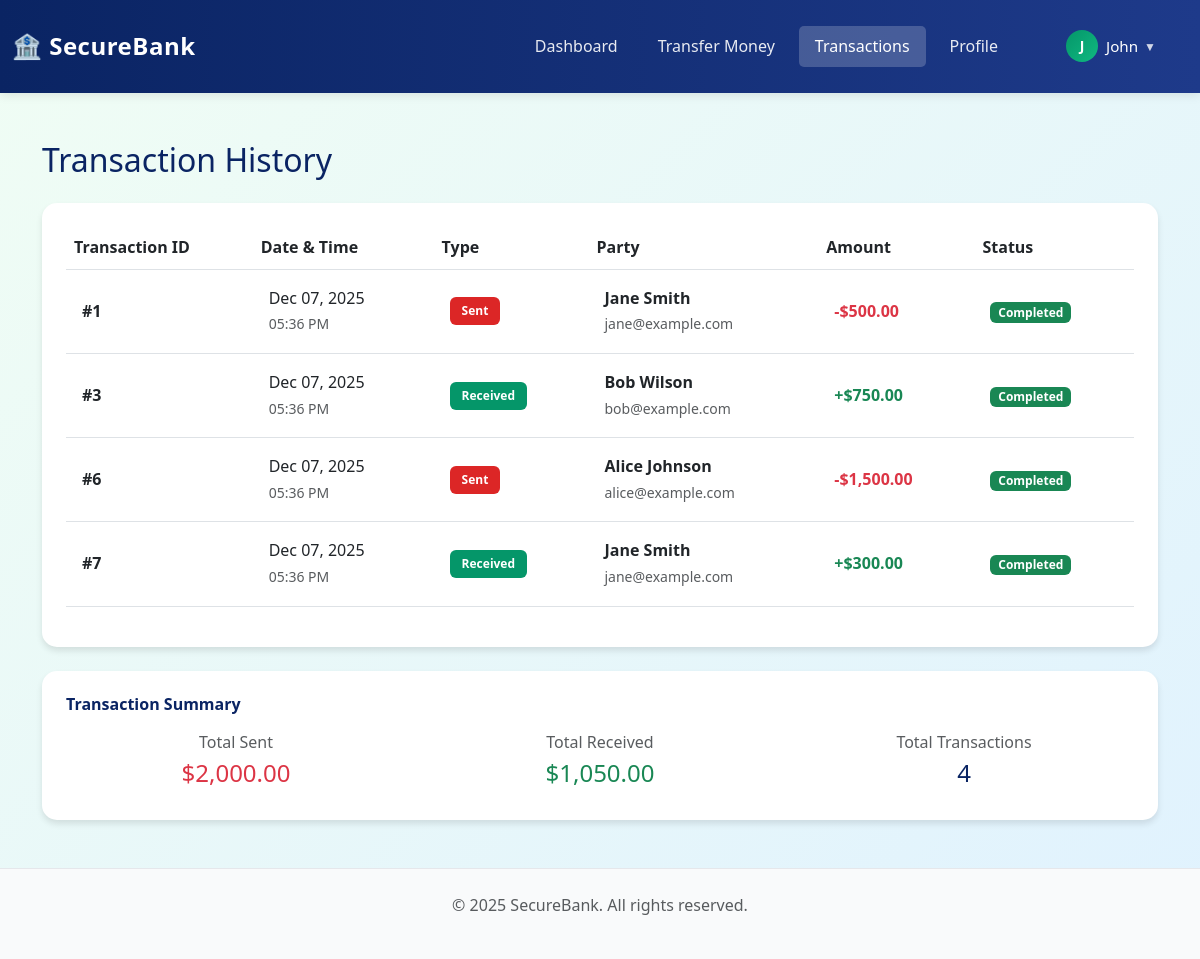
The page /customer/transactions.php (signed in) on the database its author committed.
### tables this page shows
CREATE TABLE transactions (
    trans_id INT AUTO_INCREMENT PRIMARY KEY,
    sender_id INT NOT NULL,
    receiver_id INT NOT NULL,
    amount DECIMAL(15, 2) NOT NULL,
    description VARCHAR(255) DEFAULT NULL,
    timestamp TIMESTAMP DEFAULT CURRENT_TIMESTAMP,
    FOREIGN KEY (sender_id) REFERENCES users(user_id) ON DELETE CASCADE,
    FOREIGN KEY (receiver_id) REFERENCES users(user_id) ON DELETE CASCADE,
    INDEX idx_sender (sender_id),
    INDEX idx_receiver (receiver_id),
    INDEX idx_timestamp (timestamp)
);

CREATE TABLE users (
    user_id INT AUTO_INCREMENT PRIMARY KEY,
    name VARCHAR(100) NOT NULL,
    email VARCHAR(100) UNIQUE NOT NULL,
    password_hash VARCHAR(255) NOT NULL,
    role ENUM('Admin', 'Customer') DEFAULT 'Customer',
    created_at TIMESTAMP DEFAULT CURRENT_TIMESTAMP,
    updated_at TIMESTAMP DEFAULT CURRENT_TIMESTAMP ON UPDATE CURRENT_TIMESTAMP,
    INDEX idx_email (email),
    INDEX idx_role (role)
);

### customer/transactions.php (the view, shortened to what this page needs)
<?php
$conn = getDBConnection();
$firstName = explode(' ', $_SESSION['name'])[0];
$stmt = $conn->prepare("
    SELECT t.*,
           sender.name as sender_name,
           receiver.name as receiver_name,
           sender.email as sender_email,
           receiver.email as receiver_email
    FROM transactions t
    JOIN users sender ON t.sender_id = sender.user_id
    JOIN users receiver ON t.receiver_id = receiver.user_id
    WHERE t.sender_id = ? OR t.receiver_id = ?
    ORDER BY t.timestamp DESC
");
$stmt->bind_param("ii", $_SESSION['user_id'], $_SESSION['user_id']);
$stmt->execute();
$transactions = $stmt->get_result();
?>
<!DOCTYPE html>
<html lang="en">
<head>
    <link href="https://cdn.jsdelivr.net/npm/bootstrap@5.3.0/dist/css/bootstrap.min.css" rel="stylesheet">
    <link rel="stylesheet" href="../assets/css/custom.css">
</head>
<body>
    <nav class="navbar navbar-expand-lg navbar-dark navbar-custom">
        <div class="container-fluid">
            <a class="navbar-brand fw-bold" href="dashboard.php">🏦 SecureBank</a>
            <div class="collapse navbar-collapse" id="navbarNav">
                <ul class="navbar-nav ms-auto align-items-center">
                    <li class="nav-item">
                        <a class="nav-link" href="dashboard.php">Dashboard</a>
                    </li>
                    <li class="nav-item">
                        <a class="nav-link" href="transfer.php">Transfer Money</a>
                    </li>
                    <li class="nav-item">
                        <a class="nav-link active" href="transactions.php">Transactions</a>
                    </li>
                    <li class="nav-item">
                        <a class="nav-link" href="profile.php">Profile</a>
                    </li>
                    <li class="nav-item dropdown user-profile-menu ms-3">
                        <a class="nav-link dropdown-toggle p-0" href="#" id="userDropdown" role="button"
                           data-bs-toggle="dropdown" aria-expanded="false" style="text-decoration: none;">
                            <span class="user-display">
                                <span class="user-avatar"><?php echo strtoupper(substr($firstName, 0, 1)); ?></span>
                                <span><?php echo htmlspecialchars($firstName); ?></span>
                                <span class="dropdown-arrow">▼</span>
                            </span>
                        </a>
                    </li>
                </ul>
            </div>
        </div>
    </nav>
    <div class="container mt-5">
        <h2 class="mb-4" style="color: var(--primary-blue);">Transaction History</h2>
        <div class="card card-custom">
            <div class="card-body">
                <div class="table-responsive">
                    <table class="table table-hover">
                        <thead class="table-custom">
                            <tr>
                                <th>Transaction ID</th>
                                <th>Date & Time</th>
                                <th>Type</th>
                                <th>Party</th>
                                <th>Amount</th>
                                <th>Status</th>
                            </tr>
                        </thead>
                        <tbody>
                            <?php if ($transactions->num_rows > 0): ?>
                                <?php while ($trans = $transactions->fetch_assoc()): ?>
                                    <?php
                                    $is_sender = ($trans['sender_id'] == $_SESSION['user_id']);
                                    $type = $is_sender ? 'Sent' : 'Received';
                                    $party = $is_sender ? $trans['receiver_name'] : $trans['sender_name'];
                                    $badge_class = $is_sender ? 'badge-danger-custom' : 'badge-success-custom';
                                    $amount_prefix = $is_sender ? '-' : '+';
                                    $amount_class = $is_sender ? 'text-danger' : 'text-success';
                                    ?>
                                    <tr>
                                        <td><strong>#<?php echo $trans['trans_id']; ?></strong></td>
                                        <td><?php echo date('M d, Y', strtotime($trans['timestamp'])); ?><br>
                                            <small class="text-muted"><?php echo date('h:i A', strtotime($trans['timestamp'])); ?></small>
                                        </td>
                                        <td><span class="badge <?php echo $badge_class; ?>"><?php echo $type; ?></span></td>
                                        <td>
                                            <strong><?php echo htmlspecialchars($party); ?></strong><br>
                                            <small class="text-muted"><?php echo $is_sender ? htmlspecialchars($trans['receiver_email']) : htmlspecialchars($trans['sender_email']); ?></small>
                                        </td>
                                        <td class="<?php echo $amount_class; ?> fw-bold">
                                            <?php echo $amount_prefix; ?>$<?php echo number_format($trans['amount'], 2); ?>
                                        </td>
                                        <td><span class="badge bg-success">Completed</span></td>
                                    </tr>
                                <?php endwhile; ?>
                            <?php endif; ?>
                        </tbody>
                    </table>
                </div>
            </div>
        </div>
        <?php if ($transactions->num_rows > 0): ?>
            <div class="card card-custom mt-4">
                <div class="card-body">
                    <h6 class="fw-bold mb-3" style="color: var(--primary-blue);">Transaction Summary</h6>
                    <?php
                    $stmt = $conn->prepare("
                        SELECT
                            SUM(CASE WHEN sender_id = ? THEN amount ELSE 0 END) as total_sent,
                            SUM(CASE WHEN receiver_id = ? THEN amount ELSE 0 END) as total_received,
                            COUNT(*) as total_transactions
                        FROM transactions
                        WHERE sender_id = ? OR receiver_id = ?
                    ");
                    $stmt->bind_param("iiii", $_SESSION['user_id'], $_SESSION['user_id'], $_SESSION['user_id'], $_SESSION['user_id']);
                    $stmt->execute();
                    $summary = $stmt->get_result()->fetch_assoc();
                    ?>
                    <div class="row text-center">
                        <div class="col-md-4">
                            <p class="mb-1 text-muted">Total Sent</p>
                            <h4 class="text-danger">$<?php echo number_format($summary['total_sent'], 2); ?></h4>
                        </div>
                        <div class="col-md-4">
                            <p class="mb-1 text-muted">Total Received</p>
                            <h4 class="text-success">$<?php echo number_format($summary['total_received'], 2); ?></h4>
                        </div>
                        <div class="col-md-4">
                            <p class="mb-1 text-muted">Total Transactions</p>
                            <h4 style="color: var(--primary-blue);"><?php echo $summary['total_transactions']; ?></h4>
                        </div>
                    </div>
                </div>
            </div>
        <?php endif; ?>
    </div>
    <footer class="mt-5 py-4 text-center text-muted">
        <p>&copy; 2025 SecureBank. All rights reserved.</p>
    </footer>
</body>
</html>

### assets/css/custom.css (style rules this page uses)
:root { --primary-blue: #0a2463; --secondary-blue: #1e3a8a; --primary-green: #059669; --secondary-green: #10b981; --light-bg: #f0fdf4; --dark-text: #1f2937; --light-text: #6b7280; --success-color: #059669; --danger-color: #dc2626; --warning-color: #f59e0b; --info-color: #0284c7; }
* { margin: 0; padding: 0; box-sizing: border-box; }
body { font-family: 'Segoe UI', Tahoma, Geneva, Verdana, sans-serif; background: linear-gradient(135deg, var(--light-bg) 0%, #e0f2fe 100%); min-height: 100vh; color: var(--dark-text); line-height: 1.6; }
.navbar-custom { background: linear-gradient(90deg, var(--primary-blue) 0%, var(--secondary-blue) 100%); box-shadow: 0 2px 10px rgba(0, 0, 0, 0.1); padding: 1rem 0; }
.navbar-brand { font-size: 1.5rem; font-weight: 700; color: white !important; letter-spacing: 0.5px; }
.navbar-custom .nav-link { color: rgba(255, 255, 255, 0.9) !important; font-weight: 500; padding: 0.5rem 1rem !important; transition: all 0.3s ease; border-radius: 5px; margin: 0 0.25rem; }
.navbar-custom .nav-link.active { color: white !important; background: rgba(255, 255, 255, 0.2); }
.card-custom { border: none; border-radius: 15px; box-shadow: 0 4px 6px rgba(0, 0, 0, 0.1); transition: all 0.3s ease; background: white; overflow: hidden; }
.card-body { padding: 1.5rem; }
.table-hover tbody tr { transition: all 0.2s ease; }
.table td { vertical-align: middle; padding: 1rem; }
.badge-success-custom { background: var(--success-color); color: white; padding: 0.5rem 0.75rem; border-radius: 6px; font-weight: 600; }
.badge-danger-custom { background: var(--danger-color); color: white; padding: 0.5rem 0.75rem; border-radius: 6px; font-weight: 600; }
footer { background-color: #f9fafb; border-top: 1px solid #e5e7eb; margin-top: auto; }
.card-custom { animation: fadeIn 0.5s ease-out; }

### customer/transactions.php (style rules this page uses)
.user-profile-menu { position: relative; }
.user-avatar { width: 32px; height: 32px; border-radius: 50%; background: linear-gradient(135deg, #059669, #10b981); color: white; display: inline-flex; align-items: center; justify-content: center; font-weight: 600; font-size: 14px; margin-right: 8px; }
.user-display { color: white; font-weight: 500; font-size: 0.95rem; cursor: pointer; padding: 0.4rem 0.75rem; border-radius: 8px; transition: background 0.3s ease; display: inline-flex; align-items: center; }
.dropdown-arrow { margin-left: 6px; font-size: 0.75rem; opacity: 0.8; }
.navbar .dropdown-toggle::after { display: none; }

### rows shown on the page
transactions: trans_id "1", timestamp "Dec 07, 2025", timestamp "05:36 PM", sender "Sent", receiver.name "Jane Smith", receiver.email "jane@example.com", sender "-", amount "500.00"
transactions: trans_id "3", timestamp "Dec 07, 2025", timestamp "05:36 PM", sender "Received", sender.name "Bob Wilson", sender.email "bob@example.com", sender "+", amount "750.00"
transactions: trans_id "6", timestamp "Dec 07, 2025", timestamp "05:36 PM", sender "Sent", receiver.name "Alice Johnson", receiver.email "alice@example.com", sender "-", amount "1,500.00"
transactions: trans_id "7", timestamp "Dec 07, 2025", timestamp "05:36 PM", sender "Received", sender.name "Jane Smith", sender.email "jane@example.com", sender "+", amount "300.00"

### other values the page prints
substr($firstName, 0, 1) "J"
$firstName "John"
$summary['total_sent'] "2,000.00"
$summary['total_received'] "1,050.00"
$summary['total_transactions'] "4"
